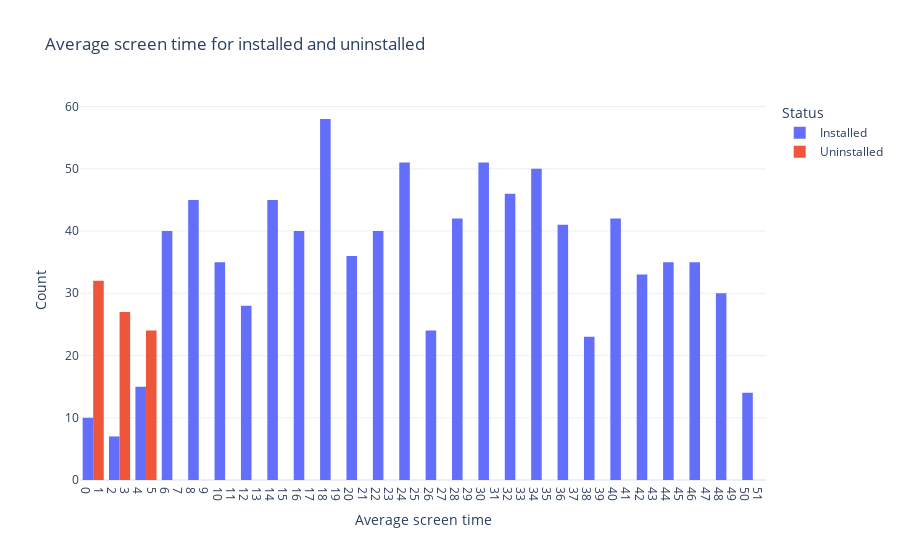

Notebook code for this chart:
### Markdown cell above
### 3. Data Visualization

#### 3.1 Average Screen Time Analysis

We analyze the distribution of screen time among users who have installed vs. uninstalled the app.

### Code cell
# Plot Average screen time for installed and uninstalled 
fig = px.histogram(raw_data, x="Average Screen Time", color="Status", barmode="group",
                   title="Average screen time for installed and uninstalled")
fig.update_layout(xaxis_title="Average screen time",
                    yaxis_title="Count",
                    legend_title_text="Status",
                    xaxis=dict(tickmode='linear', dtick=1))
fig.show()

### Figure 1 — Plotly figure (JSON) as saved in the notebook; plotly's stock layout.template omitted (floating-point values rounded to 4 significant figures; data arrays with more than 128 entries replaced by an {"elided": "..."} marker saying what was removed)
{"data": [{"alignmentgroup": "True", "bingroup": "x", "hovertemplate": "Status=Installed<br>Average Screen Time=%{x}<br>count=%{y}<extra></extra>", "legendgroup": "Installed", "marker": {"color": "#636efa", "pattern": {"shape": ""}}, "name": "Installed", "offsetgroup": "Installed", "orientation": "v", "showlegend": true, "type": "histogram", "x": {"elided": "916 int values"}, "xaxis": "x", "yaxis": "y"}, {"alignmentgroup": "True", "bingroup": "x", "hovertemplate": "Status=Uninstalled<br>Average Screen Time=%{x}<br>count=%{y}<extra></extra>", "legendgroup": "Uninstalled", "marker": {"color": "#EF553B", "pattern": {"shape": ""}}, "name": "Uninstalled", "offsetgroup": "Uninstalled", "orientation": "v", "showlegend": true, "type": "histogram", "x": [0, 1, 4, 3, 5, 5, 0, 1, 1, 3, 0, 3, 2, 1, 3, 3, 3, 4, 4, 1, 2, 0, 1, 3, 4, 3, 4, 0, 0, 2, 1, 5, 0, 5, 1, 4, 4, 0, 4, 5, 4, 0, 5, 0, 2, 2, 5, 5, 2, 1, 5, 0, 2, 1, 5, 0, 0, 1, 2, 3, 4, 3, 1, 0, 1, 0, 4, 2, 2, 3, 4, 1, 3, 3, 0, 5, 2, 4, 2, 0, 2, 1, 2], "xaxis": "x", "yaxis": "y"}], "layout": {"barmode": "group", "legend": {"title": {"text": "Status"}, "tracegroupgap": 0}, "title": {"text": "Average screen time for installed and uninstalled"}, "xaxis": {"anchor": "y", "domain": [0, 1], "dtick": 1, "tickmode": "linear", "title": {"text": "Average screen time"}}, "yaxis": {"anchor": "x", "domain": [0, 1], "title": {"text": "Count"}}}}
